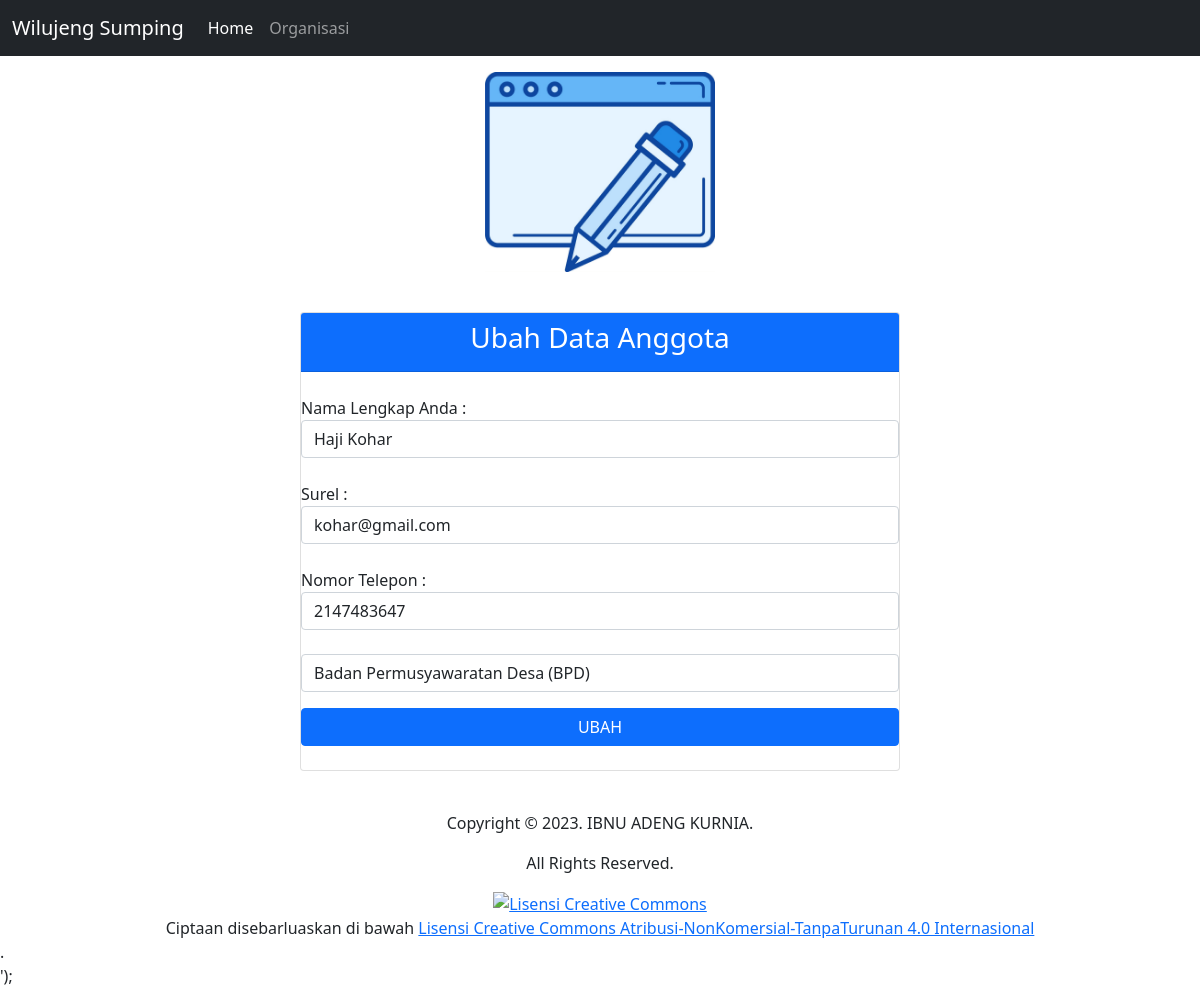
The app's page /sc/index.php?editForm=14 with its own data.
### tables this page shows
CREATE TABLE `members` (
  `id` bigint(20) NOT NULL,
  `name` varchar(255) NOT NULL,
  `email` varchar(255) NOT NULL,
  `phone` int(13) NOT NULL,
  `join_date` date NOT NULL DEFAULT current_timestamp(),
  `id_club` bigint(20) NOT NULL DEFAULT 1
);

### sc/controllers/Members.controller.php (called while the page is built, shortened)
<?php
include_once("models/Members.class.php");
include_once("models/Club.class.php");
include_once("views/Members.view.php");
class MembersController {
  private $members;
  private $club;
  function __construct(){
    $this->members = new Members(Conf::$db_host, Conf::$db_user, Conf::$db_pass, Conf::$db_name);
    $this->club = new Club(Conf::$db_host, Conf::$db_user, Conf::$db_pass, Conf::$db_name);
  }
  public function editForm($id) {
    $this->members->open();
    $this->club->open();
    $this->members->getMembers();
    $this->club->getClub();
    $data = array();
    while($row = $this->members->getResult()){
      array_push($data, $row);
    }
    $dataClub = array();
    while($row = $this->club->getResult()){
      array_push($dataClub, $row);
    }
    $view = new MembersView();
    $view->editMember($id, $data, $dataClub);
  }
}

### sc/views/Members.view.php (the view, shortened to what this page needs)
<?php
class MembersView
{
    public function editMember($idMember, $data, $dataClub)
    {
        $dataMember = null;
        $clubMember = 0;
        foreach($data as $val)
        {
            list($id, $name, $email, $phone, $join_date, $id_club) = $val;
            if($idMember == $id)
            {
                $dataMember .=
                "<input type='hidden' name='id_edit' value='$id' class='form-control'> <br>
                <label> Nama Lengkap Anda : </label>
                <input type='text' name='tname' value='$name' class='form-control'> <br>
                <label> Surel : </label>
                <input type='text' name='temail' value='$email' class='form-control'> <br>
                <label> Nomor Telepon : </label>
                <input type='text' name='tphone' value='$phone' class='form-control'> <br>
            ";
            $clubMember = $id_club;
            break;
            }
        }
        $listClub = null;
        foreach ($dataClub as $val) {
            list($id, $nama) = $val;
            if($id == $clubMember)
            {
                $listClub .= "<option selected value='" . $id . "'>" . $nama . "</option>";
            }
            else
            {
                $listClub .= "<option value='" . $id . "'>" . $nama . "</option>";
            }
        }
    }
}

### records on screen
members: tname "Haji Kohar", temail "kohar@gmail.com", tphone "2147483647"
